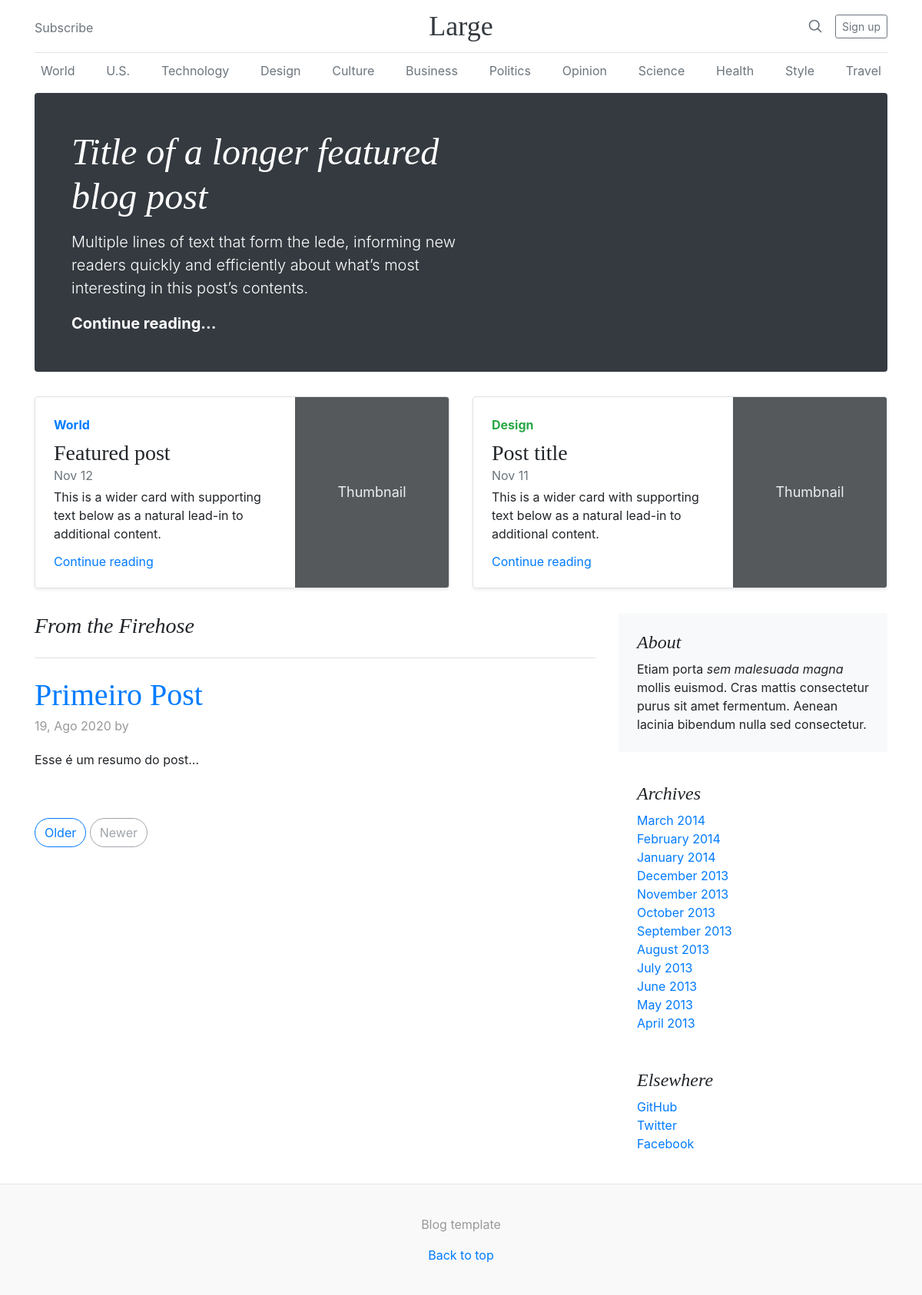
Before: / with the older database file.
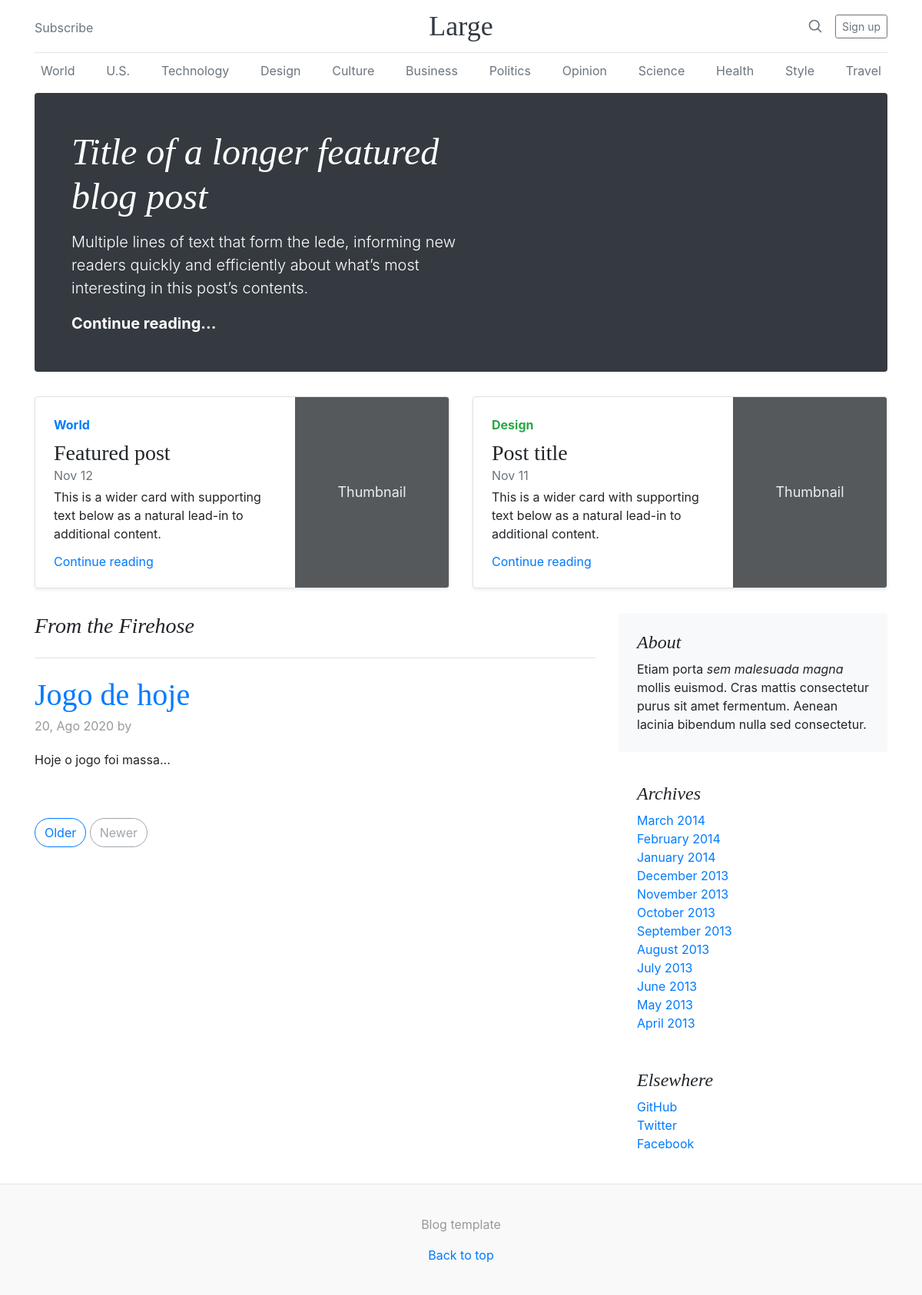
After: the same page with the newer database file.
### blog/models.py (models this page shows, shortened)
class Post(models.Model):
    title = models.CharField(max_length=255)
    summary = RichTextField()
    content = RichTextUploadingField()
    author = models.ForeignKey(User, on_delete=models.PROTECT)
    category = models.ForeignKey(Category, on_delete=models.CASCADE)
    created_at = models.DateField(auto_now_add=True)

### blog/views.py (the view)
# urls.py: 2. Add a URL to urlpatterns:  path('', views.home, name='home')
def home(request):
    posts = Post.objects.all()
    return render(request, 'home.html', {'posts': posts})

### templates/home.html (shortened to what this page needs)
{% extends 'layout.html' %}
{% block sub_header %}
<div class="jumbotron p-4 p-md-5 text-white rounded bg-dark">
    <div class="col-md-6 px-0">
        <h1 class="display-4 font-italic">Title of a longer featured blog post</h1>
        <p class="lead my-3">Multiple lines of text that form the lede, informing new readers quickly and
            efficiently about what’s most interesting in this post’s contents.</p>
        <p class="lead mb-0"><a href="#" class="text-white font-weight-bold">Continue reading...</a></p>
    </div>
</div>
<div class="row mb-2">
    <div class="col-md-6">
        <div
            class="row no-gutters border rounded overflow-hidden flex-md-row mb-4 shadow-sm h-md-250 position-relative">
            <div class="col p-4 d-flex flex-column position-static">
                <strong class="d-inline-block mb-2 text-primary">World</strong>
                <h3 class="mb-0">Featured post</h3>
                <div class="mb-1 text-muted">Nov 12</div>
                <p class="card-text mb-auto">This is a wider card with supporting text below as a natural
                    lead-in to additional content.</p>
                <a href="#" class="stretched-link">Continue reading</a>
            </div>
            <div class="col-auto d-none d-lg-block">
                <svg class="bd-placeholder-img" width="200" height="250" xmlns="http://www.w3.org/2000/svg"
                    preserveAspectRatio="xMidYMid slice" focusable="false" role="img"
                    aria-label="Placeholder: Thumbnail">
                    <rect width="100%" height="100%" fill="#55595c" /><text x="50%" y="50%" fill="#eceeef"
                        dy=".3em">Thumbnail</text>
                </svg>
            </div>
        </div>
    </div>
    <div class="col-md-6">
        <div
            class="row no-gutters border rounded overflow-hidden flex-md-row mb-4 shadow-sm h-md-250 position-relative">
            <div class="col p-4 d-flex flex-column position-static">
                <strong class="d-inline-block mb-2 text-success">Design</strong>
                <h3 class="mb-0">Post title</h3>
                <div class="mb-1 text-muted">Nov 11</div>
                <p class="mb-auto">This is a wider card with supporting text below as a natural lead-in to
                    additional content.</p>
                <a href="#" class="stretched-link">Continue reading</a>
            </div>
            <div class="col-auto d-none d-lg-block">
                <svg class="bd-placeholder-img" width="200" height="250" xmlns="http://www.w3.org/2000/svg"
                    preserveAspectRatio="xMidYMid slice" focusable="false" role="img"
                    aria-label="Placeholder: Thumbnail">
                    <rect width="100%" height="100%" fill="#55595c" /><text x="50%" y="50%" fill="#eceeef"
                        dy=".3em">Thumbnail</text>
                </svg>
            </div>
        </div>
    </div>
</div>
{% endblock %}
{% block content %}
<h3 class="pb-4 mb-4 font-italic border-bottom">
    From the Firehose
</h3>
{% for post in posts %}
<div class="blog-post">
    <h2 class="blog-post-title">
        <a href="/post/{{ post.pk }}">{{ post.title }}</a>
    </h2>
    <p class="blog-post-meta">{{ post.created_at|date:'d, M Y' }} by <a href="#">{{ post.author.get_full_name }}</a></p>
    {{ post.summary|safe }}
</div>
{% endfor %}
<nav class="blog-pagination">
    <a class="btn btn-outline-primary" href="#">Older</a>
    <a class="btn btn-outline-secondary disabled" href="#" tabindex="-1" aria-disabled="true">Newer</a>
</nav>
{% endblock %}

### templates/layout.html (shortened to what this page needs)
<!doctype html>
<html lang="en">
<head>
    <link rel="stylesheet" href="https://stackpath.bootstrapcdn.com/bootstrap/4.5.2/css/bootstrap.min.css"
>
</head>
<body>
    <div class="container">
        <header class="blog-header py-3">
            <div class="row flex-nowrap justify-content-between align-items-center">
                <div class="col-4 pt-1">
                    <a class="text-muted" href="#">Subscribe</a>
                </div>
                <div class="col-4 text-center">
                    <a class="blog-header-logo text-dark" href="#">Large</a>
                </div>
                <div class="col-4 d-flex justify-content-end align-items-center">
                    <a class="text-muted" href="#" aria-label="Search">
                        <svg xmlns="http://www.w3.org/2000/svg" width="20" height="20" fill="none" stroke="currentColor"
                            stroke-linecap="round" stroke-linejoin="round" stroke-width="2" class="mx-3" role="img"
                            viewBox="0 0 24 24" focusable="false">
                            <title>Search</title>
                            <circle cx="10.5" cy="10.5" r="7.5" />
                            <path d="M21 21l-5.2-5.2" />
                        </svg>
                    </a>
                    <a class="btn btn-sm btn-outline-secondary" href="#">Sign up</a>
                </div>
            </div>
        </header>
        <div class="nav-scroller py-1 mb-2">
            <nav class="nav d-flex justify-content-between">
                <a class="p-2 text-muted" href="#">World</a>
                <a class="p-2 text-muted" href="#">U.S.</a>
                <a class="p-2 text-muted" href="#">Technology</a>
                <a class="p-2 text-muted" href="#">Design</a>
                <a class="p-2 text-muted" href="#">Culture</a>
                <a class="p-2 text-muted" href="#">Business</a>
                <a class="p-2 text-muted" href="#">Politics</a>
                <a class="p-2 text-muted" href="#">Opinion</a>
                <a class="p-2 text-muted" href="#">Science</a>
                <a class="p-2 text-muted" href="#">Health</a>
                <a class="p-2 text-muted" href="#">Style</a>
                <a class="p-2 text-muted" href="#">Travel</a>
            </nav>
        </div>
        {% block sub_header %}{% endblock %}
    </div>
    <main role="main" class="container">
        <div class="row">
            <div class="col-md-8 blog-main">
                {% block content %}{% endblock %}
            </div>
            <aside class="col-md-4 blog-sidebar">
                <div class="p-4 mb-3 bg-light rounded">
                    <h4 class="font-italic">About</h4>
                    <p class="mb-0">Etiam porta <em>sem malesuada magna</em> mollis euismod. Cras mattis consectetur
                        purus sit amet fermentum. Aenean lacinia bibendum nulla sed consectetur.</p>
                </div>
                <div class="p-4">
                    <h4 class="font-italic">Archives</h4>
                    <ol class="list-unstyled mb-0">
                        <li><a href="#">March 2014</a></li>
                        <li><a href="#">February 2014</a></li>
                        <li><a href="#">January 2014</a></li>
                        <li><a href="#">December 2013</a></li>
                        <li><a href="#">November 2013</a></li>
                        <li><a href="#">October 2013</a></li>
                        <li><a href="#">September 2013</a></li>
                        <li><a href="#">August 2013</a></li>
                        <li><a href="#">July 2013</a></li>
                        <li><a href="#">June 2013</a></li>
                        <li><a href="#">May 2013</a></li>
                        <li><a href="#">April 2013</a></li>
                    </ol>
                </div>
                <div class="p-4">
                    <h4 class="font-italic">Elsewhere</h4>
                    <ol class="list-unstyled">
                        <li><a href="#">GitHub</a></li>
                        <li><a href="#">Twitter</a></li>
                        <li><a href="#">Facebook</a></li>
                    </ol>
                </div>
            </aside>
        </div>
    </main>
    <footer class="blog-footer">
        <p>Blog template</p>
        <p>
            <a href="#">Back to top</a>
        </p>
    </footer>
</body>
</html>

### templates/layout.html (style rules this page uses)
.bd-placeholder-img { font-size: 1.125rem; text-anchor: middle; -webkit-user-select: none; -moz-user-select: none; -ms-user-select: none; user-select: none; }
.blog-header { line-height: 1; border-bottom: 1px solid #e5e5e5; }
.blog-header-logo { font-family: "Playfair Display", Georgia, "Times New Roman", serif; font-size: 2.25rem; }
h1, h2, h3, h4, h5, h6 { font-family: "Playfair Display", Georgia, "Times New Roman", serif; }
.display-4 { font-size: 2.5rem; }
@media (min-width: 768px) { .display-4 { font-size: 3rem; } }
.nav-scroller { position: relative; z-index: 2; height: 2.75rem; overflow-y: hidden; }
.nav-scroller .nav { display: -ms-flexbox; display: flex; -ms-flex-wrap: nowrap; flex-wrap: nowrap; padding-bottom: 1rem; margin-top: -1px; overflow-x: auto; text-align: center; white-space: nowrap; -webkit-overflow-scrolling: touch; }
@media (min-width: 768px) { .h-md-250 { height: 250px; } }
.blog-pagination { margin-bottom: 4rem; }
.blog-pagination>.btn { border-radius: 2rem; }
.blog-post { margin-bottom: 4rem; }
.blog-post-title { margin-bottom: .25rem; font-size: 2.5rem; }
.blog-post-meta { margin-bottom: 1.25rem; color: #999; }
.blog-footer { padding: 2.5rem 0; color: #999; text-align: center; background-color: #f9f9f9; border-top: .05rem solid #e5e5e5; }
.blog-footer p:last-child { margin-bottom: 0; }

Changed rows visible on the page:
removed Post: title "Primeiro Post", created_at "19, Ago 2020", summary "Esse é um resumo do post..."
added Post: title "Jogo de hoje", created_at "20, Ago 2020", summary "Hoje o jogo foi massa..."
